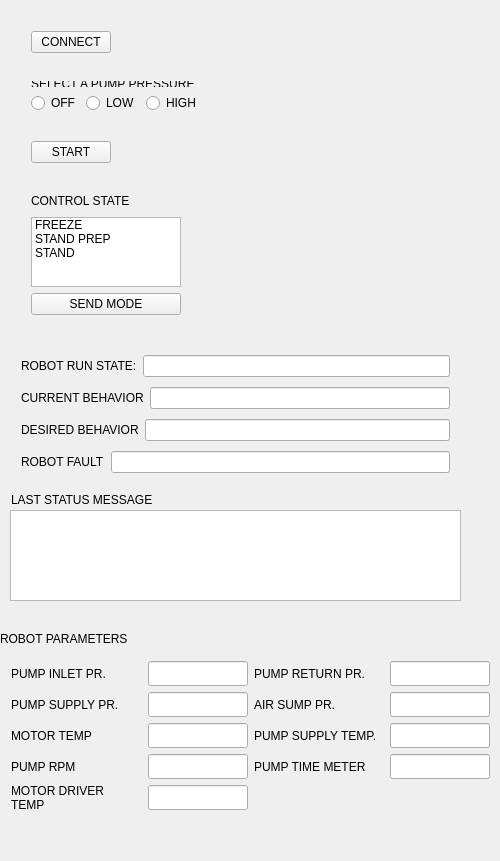
<?xml version="1.0" encoding="UTF-8"?>
<ui version="4.0">
 <class>Widget</class>
 <widget class="QWidget" name="Widget">
  <property name="geometry">
   <rect>
    <x>0</x>
    <y>0</y>
    <width>500</width>
    <height>861</height>
   </rect>
  </property>
  <property name="minimumSize">
   <size>
    <width>10</width>
    <height>10</height>
   </size>
  </property>
  <property name="maximumSize">
   <size>
    <width>500</width>
    <height>1000</height>
   </size>
  </property>
  <property name="windowTitle">
   <string>Widget</string>
  </property>
  <widget class="QWidget" name="widget_4" native="true">
   <property name="geometry">
    <rect>
     <x>10</x>
     <y>340</y>
     <width>451</width>
     <height>152</height>
    </rect>
   </property>
   <property name="maximumSize">
    <size>
     <width>500</width>
     <height>16777215</height>
    </size>
   </property>
   <layout class="QVBoxLayout" name="verticalLayout_2">
    <item>
     <layout class="QHBoxLayout" name="horizontalLayout_5">
      <item>
       <widget class="QLabel" name="robo_st">
        <property name="text">
         <string>ROBOT RUN STATE:</string>
        </property>
       </widget>
      </item>
      <item>
       <widget class="QLineEdit" name="r_state"/>
      </item>
     </layout>
    </item>
    <item>
     <layout class="QHBoxLayout" name="horizontalLayout_2">
      <item>
       <widget class="QLabel" name="curst">
        <property name="text">
         <string>CURRENT BEHAVIOR</string>
        </property>
       </widget>
      </item>
      <item>
       <widget class="QLineEdit" name="cur_st"/>
      </item>
     </layout>
    </item>
    <item>
     <layout class="QHBoxLayout" name="horizontalLayout_6">
      <item>
       <widget class="QLabel" name="d_label">
        <property name="text">
         <string>DESIRED BEHAVIOR</string>
        </property>
       </widget>
      </item>
      <item>
       <widget class="QLineEdit" name="d_state"/>
      </item>
     </layout>
    </item>
    <item>
     <layout class="QHBoxLayout" name="horizontalLayout_12">
      <item>
       <widget class="QLabel" name="rfault">
        <property name="text">
         <string>ROBOT FAULT</string>
        </property>
       </widget>
      </item>
      <item>
       <widget class="QLineEdit" name="fault"/>
      </item>
     </layout>
    </item>
   </layout>
   <zorder></zorder>
   <zorder></zorder>
   <zorder></zorder>
  </widget>
  <widget class="QWidget" name="widget_5" native="true">
   <property name="geometry">
    <rect>
     <x>10</x>
     <y>490</y>
     <width>451</width>
     <height>121</height>
    </rect>
   </property>
   <property name="maximumSize">
    <size>
     <width>500</width>
     <height>16777215</height>
    </size>
   </property>
   <widget class="QLabel" name="last_stat">
    <property name="geometry">
     <rect>
      <x>1</x>
      <y>1</y>
      <width>156</width>
      <height>17</height>
     </rect>
    </property>
    <property name="text">
     <string>LAST STATUS MESSAGE</string>
    </property>
   </widget>
   <widget class="QTableWidget" name="stat">
    <property name="geometry">
     <rect>
      <x>0</x>
      <y>20</y>
      <width>451</width>
      <height>91</height>
     </rect>
    </property>
   </widget>
  </widget>
  <widget class="QWidget" name="layoutWidget">
   <property name="geometry">
    <rect>
     <x>9</x>
     <y>9</y>
     <width>268</width>
     <height>328</height>
    </rect>
   </property>
   <layout class="QVBoxLayout" name="verticalLayout_6">
    <item>
     <widget class="QWidget" name="widget" native="true">
      <layout class="QVBoxLayout" name="verticalLayout_3">
       <item>
        <layout class="QHBoxLayout" name="horizontalLayout_7">
         <item>
          <widget class="QPushButton" name="connect">
           <property name="text">
            <string>CONNECT</string>
           </property>
          </widget>
         </item>
         <item>
          <spacer name="horizontalSpacer_3">
           <property name="orientation">
            <enum>Qt::Horizontal</enum>
           </property>
           <property name="sizeHint" stdset="0">
            <size>
             <width>40</width>
             <height>20</height>
            </size>
           </property>
          </spacer>
         </item>
        </layout>
       </item>
      </layout>
     </widget>
    </item>
    <item>
     <widget class="QWidget" name="widget_2" native="true">
      <layout class="QVBoxLayout" name="verticalLayout_4">
       <item>
        <layout class="QHBoxLayout" name="horizontalLayout_3">
         <item>
          <widget class="QLabel" name="pr">
           <property name="minimumSize">
            <size>
             <width>5</width>
             <height>5</height>
            </size>
           </property>
           <property name="text">
            <string>SELECT A PUMP PRESSURE</string>
           </property>
          </widget>
         </item>
        </layout>
       </item>
       <item>
        <layout class="QHBoxLayout" name="horizontalLayout">
         <item>
          <widget class="QRadioButton" name="off">
           <property name="text">
            <string>OFF</string>
           </property>
           <property name="checkable">
            <bool>true</bool>
           </property>
           <property name="checked">
            <bool>false</bool>
           </property>
          </widget>
         </item>
         <item>
          <widget class="QRadioButton" name="low">
           <property name="text">
            <string>LOW</string>
           </property>
          </widget>
         </item>
         <item>
          <widget class="QRadioButton" name="high">
           <property name="text">
            <string>HIGH</string>
           </property>
          </widget>
         </item>
         <item>
          <spacer name="horizontalSpacer_2">
           <property name="orientation">
            <enum>Qt::Horizontal</enum>
           </property>
           <property name="sizeHint" stdset="0">
            <size>
             <width>40</width>
             <height>20</height>
            </size>
           </property>
          </spacer>
         </item>
        </layout>
       </item>
      </layout>
     </widget>
    </item>
    <item>
     <widget class="QWidget" name="widget_7" native="true">
      <layout class="QHBoxLayout" name="horizontalLayout_11">
       <item>
        <widget class="QPushButton" name="start">
         <property name="text">
          <string>START</string>
         </property>
        </widget>
       </item>
       <item>
        <spacer name="horizontalSpacer_4">
         <property name="orientation">
          <enum>Qt::Horizontal</enum>
         </property>
         <property name="sizeHint" stdset="0">
          <size>
           <width>40</width>
           <height>20</height>
          </size>
         </property>
        </spacer>
       </item>
      </layout>
     </widget>
    </item>
    <item>
     <widget class="QWidget" name="widget_3" native="true">
      <layout class="QVBoxLayout" name="verticalLayout">
       <item>
        <layout class="QHBoxLayout" name="horizontalLayout_4">
         <item>
          <widget class="QLabel" name="cs">
           <property name="text">
            <string>CONTROL STATE</string>
           </property>
          </widget>
         </item>
         <item>
          <spacer name="horizontalSpacer">
           <property name="orientation">
            <enum>Qt::Horizontal</enum>
           </property>
           <property name="sizeHint" stdset="0">
            <size>
             <width>40</width>
             <height>20</height>
            </size>
           </property>
          </spacer>
         </item>
        </layout>
       </item>
       <item>
        <widget class="QListWidget" name="cs_list">
         <property name="maximumSize">
          <size>
           <width>150</width>
           <height>70</height>
          </size>
         </property>
         <item>
          <property name="text">
           <string>FREEZE</string>
          </property>
         </item>
         <item>
          <property name="text">
           <string>STAND PREP</string>
          </property>
         </item>
         <item>
          <property name="text">
           <string>STAND</string>
          </property>
         </item>
        </widget>
       </item>
       <item>
        <widget class="QPushButton" name="send_mode">
         <property name="maximumSize">
          <size>
           <width>150</width>
           <height>16777215</height>
          </size>
         </property>
         <property name="text">
          <string>SEND MODE</string>
         </property>
        </widget>
       </item>
      </layout>
     </widget>
    </item>
   </layout>
  </widget>
  <widget class="QWidget" name="layoutWidget">
   <property name="geometry">
    <rect>
     <x>0</x>
     <y>0</y>
     <width>2</width>
     <height>2</height>
    </rect>
   </property>
   <layout class="QVBoxLayout" name="verticalLayout_7"/>
  </widget>
  <widget class="QWidget" name="widget_6" native="true">
   <property name="geometry">
    <rect>
     <x>0</x>
     <y>620</y>
     <width>521</width>
     <height>321</height>
    </rect>
   </property>
   <widget class="QLabel" name="param">
    <property name="geometry">
     <rect>
      <x>0</x>
      <y>10</y>
      <width>146</width>
      <height>17</height>
     </rect>
    </property>
    <property name="text">
     <string>ROBOT PARAMETERS</string>
    </property>
   </widget>
   <widget class="QWidget" name="gridLayoutWidget">
    <property name="geometry">
     <rect>
      <x>0</x>
      <y>30</y>
      <width>501</width>
      <height>171</height>
     </rect>
    </property>
    <layout class="QGridLayout" name="gridLayout">
     <item row="4" column="3">
      <widget class="QLineEdit" name="timemeter">
       <property name="minimumSize">
        <size>
         <width>100</width>
         <height>25</height>
        </size>
       </property>
       <property name="maximumSize">
        <size>
         <width>100</width>
         <height>25</height>
        </size>
       </property>
      </widget>
     </item>
     <item row="2" column="1">
      <widget class="QLineEdit" name="supply">
       <property name="minimumSize">
        <size>
         <width>100</width>
         <height>25</height>
        </size>
       </property>
       <property name="maximumSize">
        <size>
         <width>100</width>
         <height>25</height>
        </size>
       </property>
      </widget>
     </item>
     <item row="2" column="0">
      <widget class="QLabel" name="psupply">
       <property name="text">
        <string>PUMP SUPPLY PR.</string>
       </property>
      </widget>
     </item>
     <item row="2" column="3">
      <widget class="QLineEdit" name="sump">
       <property name="minimumSize">
        <size>
         <width>100</width>
         <height>25</height>
        </size>
       </property>
       <property name="maximumSize">
        <size>
         <width>100</width>
         <height>25</height>
        </size>
       </property>
      </widget>
     </item>
     <item row="5" column="0">
      <widget class="QLabel" name="pmdt">
       <property name="text">
        <string>MOTOR DRIVER 
TEMP</string>
       </property>
      </widget>
     </item>
     <item row="4" column="0">
      <widget class="QLabel" name="prpm">
       <property name="text">
        <string>PUMP RPM</string>
       </property>
      </widget>
     </item>
     <item row="2" column="2">
      <widget class="QLabel" name="psump">
       <property name="text">
        <string>AIR SUMP PR.</string>
       </property>
      </widget>
     </item>
     <item row="3" column="1">
      <widget class="QLineEdit" name="mt">
       <property name="minimumSize">
        <size>
         <width>100</width>
         <height>25</height>
        </size>
       </property>
       <property name="maximumSize">
        <size>
         <width>100</width>
         <height>25</height>
        </size>
       </property>
      </widget>
     </item>
     <item row="1" column="2">
      <widget class="QLabel" name="preturn">
       <property name="text">
        <string>PUMP RETURN PR.</string>
       </property>
      </widget>
     </item>
     <item row="4" column="1">
      <widget class="QLineEdit" name="rpm">
       <property name="minimumSize">
        <size>
         <width>100</width>
         <height>25</height>
        </size>
       </property>
       <property name="maximumSize">
        <size>
         <width>100</width>
         <height>25</height>
        </size>
       </property>
      </widget>
     </item>
     <item row="4" column="2">
      <widget class="QLabel" name="ptimemeter">
       <property name="text">
        <string>PUMP TIME METER</string>
       </property>
      </widget>
     </item>
     <item row="1" column="1">
      <widget class="QLineEdit" name="inlet">
       <property name="minimumSize">
        <size>
         <width>100</width>
         <height>25</height>
        </size>
       </property>
       <property name="maximumSize">
        <size>
         <width>100</width>
         <height>25</height>
        </size>
       </property>
      </widget>
     </item>
     <item row="3" column="2">
      <widget class="QLabel" name="ppst">
       <property name="text">
        <string>PUMP SUPPLY TEMP.</string>
       </property>
      </widget>
     </item>
     <item row="3" column="0">
      <widget class="QLabel" name="pmt">
       <property name="text">
        <string>MOTOR TEMP</string>
       </property>
      </widget>
     </item>
     <item row="3" column="3">
      <widget class="QLineEdit" name="pst">
       <property name="minimumSize">
        <size>
         <width>100</width>
         <height>25</height>
        </size>
       </property>
       <property name="maximumSize">
        <size>
         <width>100</width>
         <height>25</height>
        </size>
       </property>
      </widget>
     </item>
     <item row="1" column="3">
      <widget class="QLineEdit" name="return_2">
       <property name="minimumSize">
        <size>
         <width>100</width>
         <height>25</height>
        </size>
       </property>
       <property name="maximumSize">
        <size>
         <width>100</width>
         <height>25</height>
        </size>
       </property>
      </widget>
     </item>
     <item row="5" column="1">
      <widget class="QLineEdit" name="mdt">
       <property name="minimumSize">
        <size>
         <width>100</width>
         <height>25</height>
        </size>
       </property>
       <property name="maximumSize">
        <size>
         <width>100</width>
         <height>25</height>
        </size>
       </property>
      </widget>
     </item>
     <item row="1" column="0">
      <widget class="QLabel" name="pinlet">
       <property name="text">
        <string>PUMP INLET PR.</string>
       </property>
      </widget>
     </item>
    </layout>
   </widget>
   <zorder>param</zorder>
   <zorder>prpm</zorder>
   <zorder>gridLayoutWidget</zorder>
   <zorder>prpm</zorder>
   <zorder>pmdt</zorder>
   <zorder>pmdt</zorder>
   <zorder>pmdt</zorder>
  </widget>
  <zorder>layoutWidget</zorder>
  <zorder>layoutWidget</zorder>
  <zorder>widget_4</zorder>
  <zorder>widget_5</zorder>
  <zorder>widget_6</zorder>
  <zorder>return_2</zorder>
  <zorder>prpm</zorder>
 </widget>
 <layoutdefault spacing="6" margin="11"/>
 <resources/>
 <connections/>
</ui>
